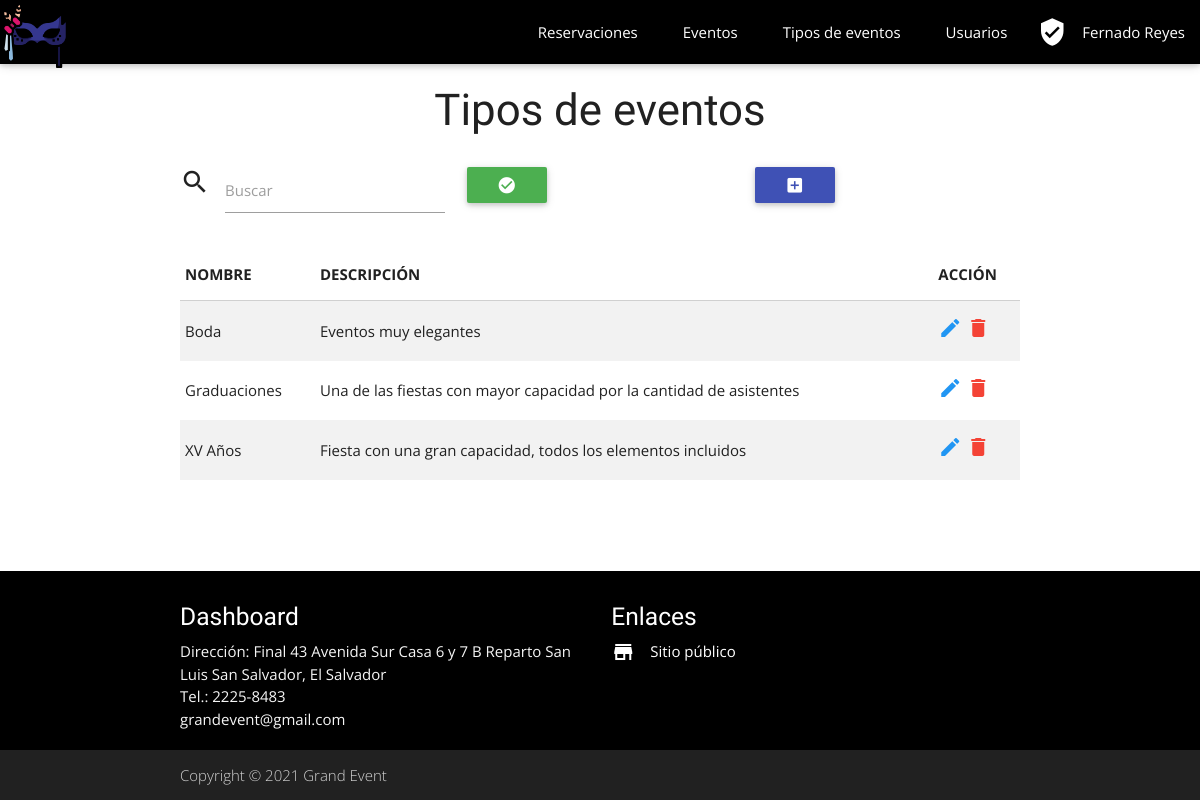
Page /dashboard/type/index.php (signed in) on the committed database.
### tables this page shows
CREATE TABLE `tipo_eventos` (
  `id_tipo` int(11) UNSIGNED NOT NULL,
  `nombre_tipo` varchar(15) NOT NULL,
  `descripcion` varchar(150) NOT NULL
);

### lib/database.php (called while the page is built, shortened)
<?php
class Database
{
    private static $connection;
    private static function connect()
    {
        $server = "localhost";
        $database = "grandevent";
        $username = "root";
        $password = "";
        $options = array(PDO::MYSQL_ATTR_INIT_COMMAND => "set names utf8");
        self::$connection = null;
        try
        {
            self::$connection = new PDO("mysql:host=".$server."; dbname=".$database, $username, $password, $options);
            self::$connection->setAttribute(PDO::ATTR_ERRMODE, PDO::ERRMODE_EXCEPTION);
        }
        catch(PDOException $exception)
        {
            die($exception->getMessage());
        }
    }
    private static function desconnect()
    {
        self::$connection = null;
    }
    public static function getRows($query, $values)
    {
        $statement = self::$connection->prepare($query);
        $statement->execute($values);
        return $statement->fetchAll(PDO::FETCH_BOTH);
    }
}
?>

### dashboard/type/index.php (the view, shortened to what this page needs)
<?php
require("../lib/page.php");
if(!empty($_POST))
{
	$search = trim($_POST['buscar']);
	$sql = "SELECT * FROM tipo_eventos WHERE nombre_tipo LIKE ? ORDER BY nombre_tipo";
	$params = array("%$search%");
}
else
{
	$sql = "SELECT * FROM tipo_eventos ORDER BY nombre_tipo";
	$params = null;
}
$data = Database::getRows($sql, $params);
if($data != null)
{
?>
<form method='post'>
	<div class='row'>
		<div class='input-field col s6 m4'>
			<i class='material-icons prefix'>search</i>
			<input id='buscar' type='text' name='buscar'/>
			<label for='buscar'>Buscar</label>
		</div>
		<div class='input-field col s6 m4'>
			<button type='submit' class='btn waves-effect green'><i class='material-icons'>check_circle</i></button>
		</div>
		<div class='input-field col s12 m4'>
			<a href='save.php' class='btn waves-effect indigo'><i class='material-icons'>add_box</i></a>
		</div>
	</div>
</form>
<table class='striped'>
	<thead>
		<tr>
			<th>NOMBRE</th>
			<th>DESCRIPCIÓN</th>
			<th>ACCIÓN</th>
		</tr>
	</thead>
	<tbody>
<?php
	foreach($data as $row)
	{
		print("
			<tr>
				<td>".$row['nombre_tipo']."</td>
				<td>".$row['descripcion']."</td>
				<td>
					<a href='save.php?id=".$row['id_tipo']."' class='blue-text'><i class='material-icons'>edit</i></a>
					<a href='delete.php?id=".$row['id_tipo']."' class='red-text'><i class='material-icons'>delete</i></a>
				</td>
			</tr>
		");
	}
	print("
		</tbody>
	</table>
	");
}
else
{
	Page::showMessage(4, "No hay registros disponibles", "save.php");
}
?>

### dashboard/css/dashboard.css (style rules this page uses)
* { margin: 0; padding: 0; font-family: 'Open Sans', sans-serif; }
body { display: flex; min-height: 100vh; flex-direction: column; }

### rows in the picture
tipo_eventos: nombre_tipo "Boda", descripcion "Eventos muy elegantes"
tipo_eventos: nombre_tipo "Graduaciones", descripcion "Una de las fiestas con mayor capacidad por la cantidad de asistentes"
tipo_eventos: nombre_tipo "XV Años", descripcion "Fiesta con una gran capacidad, todos los elementos incluidos"

### other values in the picture
$_SESSION['nombre_usuario'] "Fernado Reyes"
$title "Tipos de eventos"
